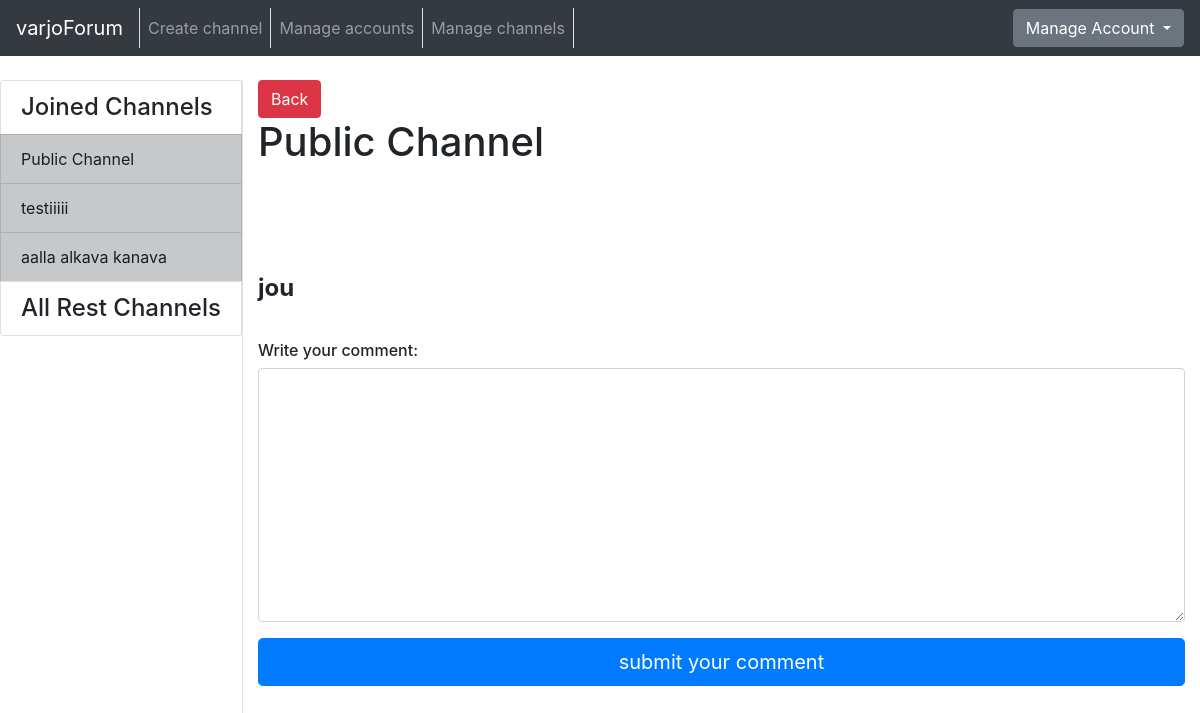
/channels/1/1/ (signed in), run on an earlier commit of the app's database.
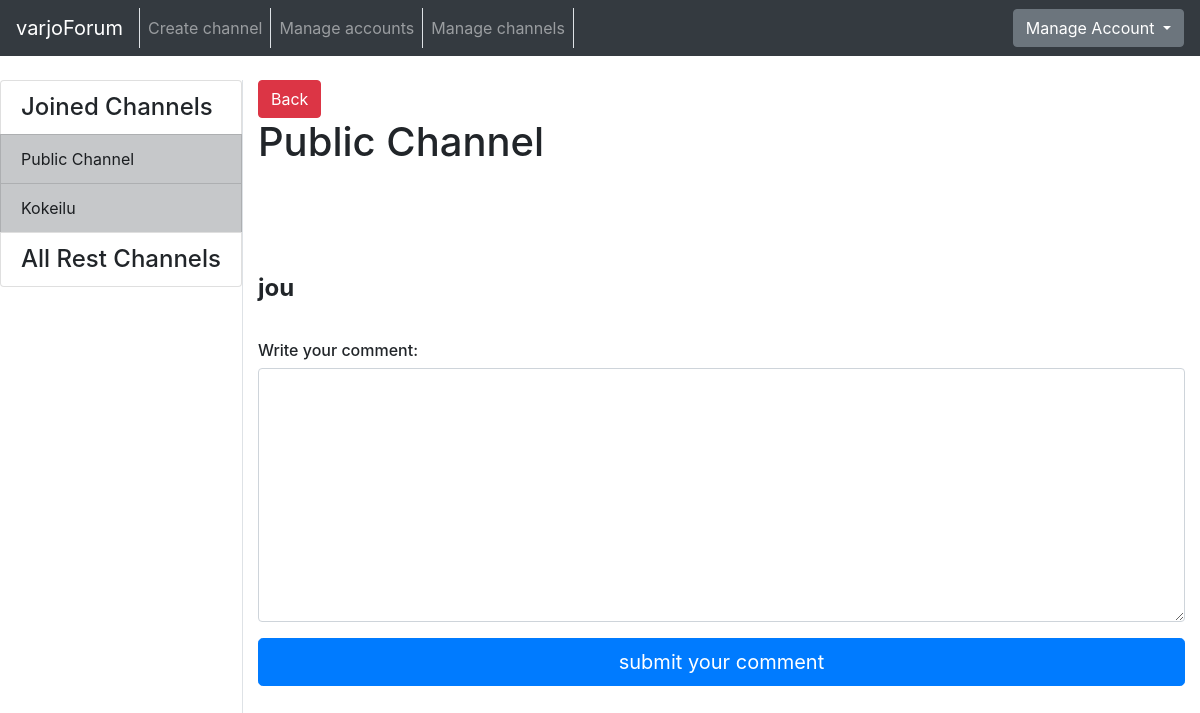
And on a later commit of the database.
### application/channels/models.py (models this page shows, shortened)
class Channel(Base):
    name = db.Column(db.String(144), nullable=False)
    introduction = db.Column(db.Text, nullable=False)
    messages = db.relationship("Message", backref='Channel', lazy=True)
    accounts = db.relationship('Account', secondary=accounts, lazy='subquery',
        backref=db.backref('channels', lazy=True))
    @staticmethod
    def get_my_channels(account_id):
        stmt = text("SELECT Channel.id, Channel.name"
                    " FROM Channel, Account, Accounts"
                    " WHERE Channel.id = Accounts.channel_id"
                    " AND Account.id = Accounts.account_id"
                    " AND Account.id = :account_id").params(account_id=account_id)
        res = db.engine.execute(stmt)
        response = []
        for row in res:
            response.append({"channel_id":row[0], "channel_name":row[1]})
        return response
    @staticmethod
    def get_channels_where_not_in(account_id):
        stmt = text("SELECT channel.id, channel.name"
                    " FROM Channel"
                    " WHERE Channel.id NOT IN ("
                        " SELECT Channel.id"
                            " FROM Channel, Account, Accounts"
                            " WHERE Channel.id = Accounts.channel_id"
                            " AND Account.id = Accounts.account_id"
                            " AND Account.id = :account_id"
                    " )").params(account_id=account_id)
        res = db.engine.execute(stmt)
        response = []
        for row in res:
            response.append({"id":row[0], "name":row[1]})
        return response

### application/messages/views.py (the view)
@app.route("/channels/<channel_id>/<message_id>/", methods=["GET"])
@login_required
def message_index(channel_id, message_id):
  c = Channel.query.get(channel_id)
  m = Message.query.get(message_id)
  return render_template("messages/message.html", channel = c, message = m, comments = m.comments, messageform=MessageForm(),
    all_channels = Channel.get_channels_where_not_in(current_user.id), my_channels = Channel.get_my_channels(current_user.id))

### application/messages/forms.py
class MessageForm(FlaskForm):
  body = TextAreaField("Write your message: ", [validators.length(min=2)])
  class Meta:
    csrf = False

### application/__init__.py (called while the page is built)
@login_manager.user_loader
def load_user(account_id):
  return Account.query.get(account_id)

### application/templates/messages/message.html (shortened to what this page needs)
{% extends "layout.html" %}
{% block body %}
  <a href="{{ url_for('one_channel_index', channel_id=channel.id) }}">
    <button type="submit" class="btn btn-danger">Back</button>
  </a>
<h1 style="padding-bottom: 100px">{{ channel.name }}</h1>
<h4><b>{{ message.body }}</b></h4>
<form method="POST" action="{{ url_for('message_new_comment', channel_id=channel.id, message_id=message.id) }}"
    name="messageform" style="padding-bottom: 100px; padding-top: 30px">
  <div class="form-group">
      <h6>Write your comment: </h6>
      {{ messageform.body(class="form-control", rows=10) }}
  </div>
  <button type="submit" class="btn btn-primary btn-lg btn-block" >submit your comment</button>
</form>
{% endblock %}

### application/templates/layout.html (shortened to what this page needs)
<!DOCTYPE html>
  <html>
    <head>
      <link rel="stylesheet" href="https://maxcdn.bootstrapcdn.com/bootstrap/4.0.0/css/bootstrap.min.css">
    </head>
    <body>
      <nav class="navbar navbar-expand-md navbar-dark bg-dark mb-4">
        <div class="border-right">
          <a class="navbar-brand" href="{{ url_for('index') }}">varjoForum</a>
        </div>
        <div class="collapse navbar-collapse" id="navbarCollapse">
          <ul class="navbar-nav mr-auto">
            {% if current_user.is_authenticated %}
            <div class="border-right">
              <li class="nav-item">
                <a class="nav-link" href="{{ url_for('channel_form') }}">Create channel</a>
              </li>
            </div>
            {% endif %}
            {% if current_user.admin == True %}
            <div class="border-right">
              <li class="nav-item">
                <a class="nav-link" href="{{ url_for('account_list') }}">Manage accounts</a>
              </li>
            </div>
            <div class="border-right">
              <li class="nav-item">
                <a href="{{ url_for('channel_manager') }}" class="nav-link">Manage channels</a>
              </li>
            </div>
            {% endif %}
          </ul>
            <div class="btn-group">
              <button type="button" class="btn btn-secondary dropdown-toggle" data-toggle="dropdown" aria-haspopup="true" aria-expanded="false">
                {% if current_user.is_authenticated %}
                  Manage Account
                {% else %}
                  Login
                {% endif %}
              </button>
            </div>
        </div>
      </nav>
      <div class="container-fluid" >
        <div class="row">
            <div class="border-right">
              <div class="col-sx" >
                <div style="float: left">
                  <div class="list-group">
                  {% if current_user.is_authenticated %}
                    {% if my_channels %}
                    <h4 class="list-group-item">Joined Channels</h4>
                    {% endif %}
                    {% for my_channel in my_channels %}
                        <a href="{{ url_for('one_channel_index', channel_id=my_channel.channel_id) }}" class="list-group-item list-group-item-action list-group-item-dark">
                        {{ my_channel.channel_name }}
                        </a>
                    {% endfor %}
                    <h4 class="list-group-item">All Rest Channels</h4>
                {% else %}
                {% if all_channels %}
                <h4 class="list-group-item">All Channels</h4>
                {% endif %}
                {% endif %}
              </div>
              </div>
              </div>
          </div>
          <div class="col">
            {% block body %}{% endblock %}
          </div>
        </div>
    </body>
  </html>

What changed in the data, as far as the page shows it:
removed Channel: channel_name "testiiiii"
removed Channel: channel_name "aalla alkava kanava"
added Channel: channel_name "Kokeilu"
